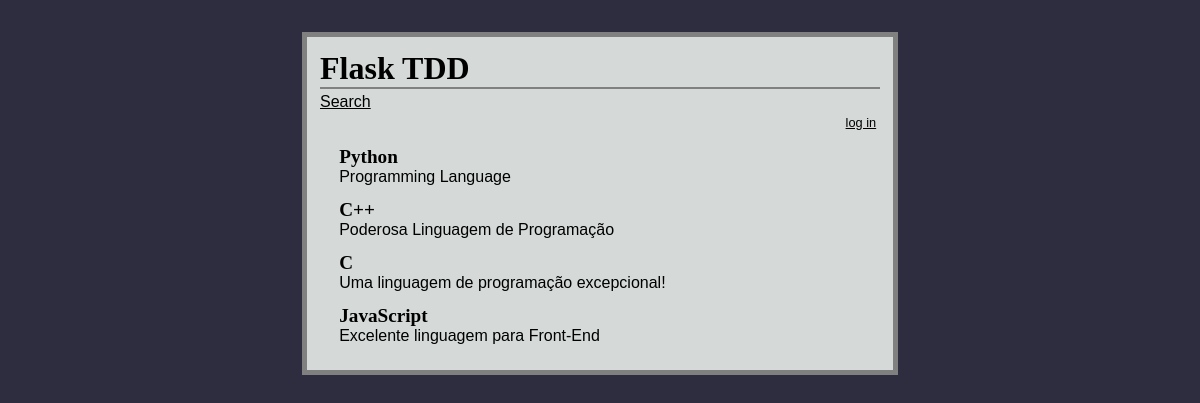
Before: / with the older database file.
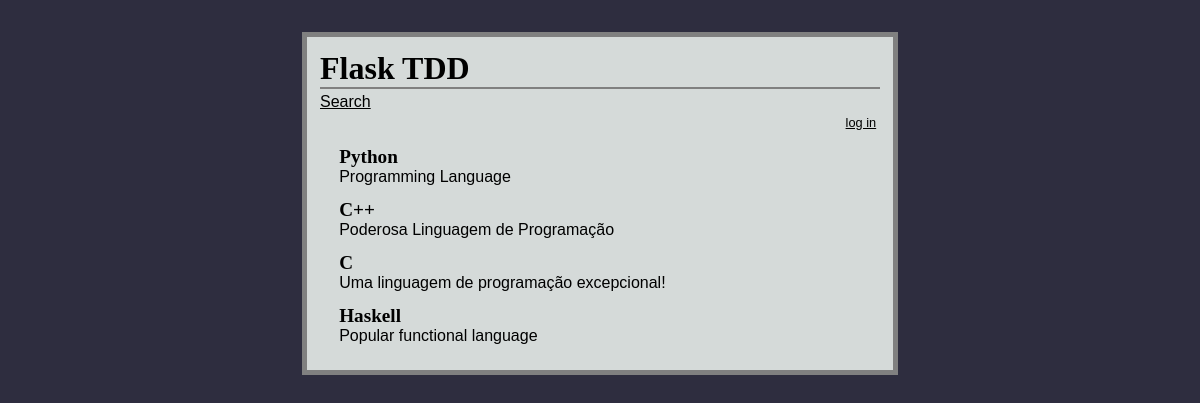
After: the same page with the newer database file.
### models.py (models this page shows, shortened)
class Flaskr(db.Model):
    __tablename__ = "flaskr"
    post_id = db.Column(db.Integer, primary_key=True)
    title = db.Column(db.String, nullable=False)
    text = db.Column(db.String, nullable=False)

### app.py (the view)
@app.route('/')
def index():
    entries = db.session.query(models.Flaskr)
    return render_template('index.html', entries=entries)

### templates/index.html (shortened to what this page needs)
<!DOCTYPE html>
<html>
<head>
  <link rel="stylesheet" type="text/css" href="{{ url_for('static', filename='style.css') }}">
</head>
<body>
  <div class="page">
    <h1>Flask TDD</h1>
    <a href="{{ url_for('search') }}">Search</a>
    <div class="metanav">
      {% if not session.logged_in %}
        <a href="{{ url_for('login') }}">log in</a>
      {% else %}
        <a href="{{ url_for('logout') }}">log out</a>
      {% endif %}
    </div>
    <ul class="entries">
      {% for entry in entries %}
        <li class="entry"><h2 id="{{ entry.post_id }}">{{ entry.title }}</h2>{{ entry.text|safe }}</li>
      {% else %}
        <li><em>No entries yet. Add some!</em></li>
      {% endfor %}
    </ul>
  </div>
</body>
</html>

Changed rows visible on the page:
removed Flaskr: title "JavaScript", text "Excelente linguagem para Front-End"
added Flaskr: title "Haskell", text "Popular functional language"
